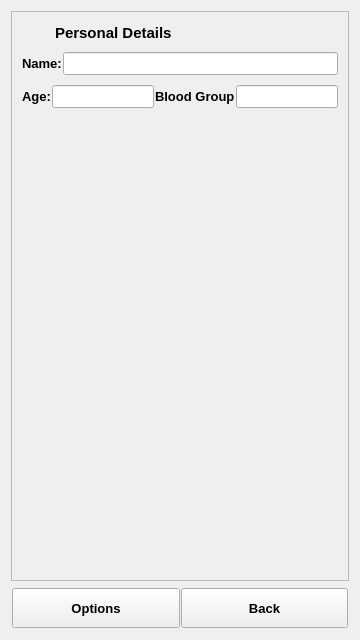
<?xml version="1.0" encoding="UTF-8"?>
<ui version="4.0">
 <author>Ifewalter</author>
 <class>BioConfig</class>
 <widget class="QWidget" name="BioConfig">
  <property name="geometry">
   <rect>
    <x>0</x>
    <y>0</y>
    <width>360</width>
    <height>640</height>
   </rect>
  </property>
  <property name="sizePolicy">
   <sizepolicy hsizetype="Expanding" vsizetype="Expanding">
    <horstretch>0</horstretch>
    <verstretch>0</verstretch>
   </sizepolicy>
  </property>
  <property name="windowTitle">
   <string>Form</string>
  </property>
  <layout class="QGridLayout" name="gridLayout_2">
   <item row="1" column="0">
    <widget class="QWidget" name="widget_2" native="true">
     <property name="maximumSize">
      <size>
       <width>16777215</width>
       <height>50</height>
      </size>
     </property>
     <layout class="QGridLayout" name="gridLayout">
      <property name="margin">
       <number>1</number>
      </property>
      <property name="spacing">
       <number>1</number>
      </property>
      <item row="0" column="0">
       <widget class="QPushButton" name="optionButton">
        <property name="minimumSize">
         <size>
          <width>0</width>
          <height>40</height>
         </size>
        </property>
        <property name="font">
         <font>
          <pointsize>10</pointsize>
          <weight>75</weight>
          <bold>true</bold>
         </font>
        </property>
        <property name="text">
         <string>Options</string>
        </property>
        <property name="icon">
         <iconset>
          <normaloff>:/images/icons/icon/options.png</normaloff>:/images/icons/icon/options.png</iconset>
        </property>
       </widget>
      </item>
      <item row="0" column="1">
       <widget class="QPushButton" name="cancelButton">
        <property name="minimumSize">
         <size>
          <width>0</width>
          <height>40</height>
         </size>
        </property>
        <property name="font">
         <font>
          <pointsize>10</pointsize>
          <weight>75</weight>
          <bold>true</bold>
         </font>
        </property>
        <property name="text">
         <string>Back</string>
        </property>
        <property name="icon">
         <iconset>
          <normaloff>:/images/icons/icon/prev.png</normaloff>:/images/icons/icon/prev.png</iconset>
        </property>
       </widget>
      </item>
     </layout>
    </widget>
   </item>
   <item row="0" column="0">
    <widget class="QScrollArea" name="scrollArea">
     <property name="widgetResizable">
      <bool>true</bool>
     </property>
     <widget class="QWidget" name="scrollAreaWidgetContents_2">
      <property name="geometry">
       <rect>
        <x>0</x>
        <y>0</y>
        <width>340</width>
        <height>572</height>
       </rect>
      </property>
      <layout class="QVBoxLayout" name="verticalLayout">
       <item>
        <widget class="QWidget" name="widget_11" native="true">
         <layout class="QGridLayout" name="gridLayout_9">
          <property name="leftMargin">
           <number>1</number>
          </property>
          <property name="topMargin">
           <number>3</number>
          </property>
          <property name="rightMargin">
           <number>1</number>
          </property>
          <property name="bottomMargin">
           <number>1</number>
          </property>
          <property name="spacing">
           <number>1</number>
          </property>
          <item row="0" column="0">
           <widget class="QLabel" name="label_8">
            <property name="maximumSize">
             <size>
              <width>32</width>
              <height>32</height>
             </size>
            </property>
            <property name="pixmap">
             <pixmap>:/images/icons/icon/contact2.png</pixmap>
            </property>
            <property name="scaledContents">
             <bool>true</bool>
            </property>
           </widget>
          </item>
          <item row="0" column="1">
           <widget class="QLabel" name="label_4">
            <property name="font">
             <font>
              <pointsize>11</pointsize>
              <weight>75</weight>
              <bold>true</bold>
             </font>
            </property>
            <property name="text">
             <string>Personal Details</string>
            </property>
           </widget>
          </item>
         </layout>
        </widget>
       </item>
       <item>
        <widget class="QWidget" name="widget_3" native="true">
         <layout class="QHBoxLayout" name="horizontalLayout">
          <property name="spacing">
           <number>1</number>
          </property>
          <property name="leftMargin">
           <number>1</number>
          </property>
          <property name="topMargin">
           <number>3</number>
          </property>
          <property name="rightMargin">
           <number>1</number>
          </property>
          <property name="bottomMargin">
           <number>1</number>
          </property>
          <item>
           <widget class="QLabel" name="label">
            <property name="font">
             <font>
              <pointsize>10</pointsize>
              <weight>75</weight>
              <bold>true</bold>
             </font>
            </property>
            <property name="text">
             <string>Name:</string>
            </property>
           </widget>
          </item>
          <item>
           <widget class="QLineEdit" name="nameText">
            <property name="font">
             <font>
              <pointsize>10</pointsize>
              <weight>50</weight>
              <bold>false</bold>
             </font>
            </property>
            <property name="maxLength">
             <number>100</number>
            </property>
           </widget>
          </item>
         </layout>
        </widget>
       </item>
       <item>
        <widget class="QWidget" name="widget_4" native="true">
         <layout class="QHBoxLayout" name="horizontalLayout_2">
          <property name="spacing">
           <number>1</number>
          </property>
          <property name="leftMargin">
           <number>1</number>
          </property>
          <property name="topMargin">
           <number>3</number>
          </property>
          <property name="rightMargin">
           <number>1</number>
          </property>
          <property name="bottomMargin">
           <number>1</number>
          </property>
          <item>
           <widget class="QLabel" name="label_2">
            <property name="font">
             <font>
              <pointsize>10</pointsize>
              <weight>75</weight>
              <bold>true</bold>
             </font>
            </property>
            <property name="text">
             <string>Age:</string>
            </property>
           </widget>
          </item>
          <item>
           <widget class="QLineEdit" name="ageText">
            <property name="font">
             <font>
              <pointsize>10</pointsize>
              <weight>50</weight>
              <bold>false</bold>
             </font>
            </property>
            <property name="inputMethodHints">
             <set>Qt::ImhDigitsOnly</set>
            </property>
            <property name="maxLength">
             <number>100</number>
            </property>
           </widget>
          </item>
          <item>
           <widget class="QLabel" name="label_3">
            <property name="font">
             <font>
              <pointsize>10</pointsize>
              <weight>75</weight>
              <bold>true</bold>
             </font>
            </property>
            <property name="text">
             <string>Blood Group</string>
            </property>
           </widget>
          </item>
          <item>
           <widget class="QLineEdit" name="bloodGroupText">
            <property name="font">
             <font>
              <pointsize>10</pointsize>
              <weight>50</weight>
              <bold>false</bold>
             </font>
            </property>
            <property name="maxLength">
             <number>100</number>
            </property>
           </widget>
          </item>
         </layout>
        </widget>
       </item>
       <item>
        <spacer name="verticalSpacer">
         <property name="orientation">
          <enum>Qt::Vertical</enum>
         </property>
         <property name="sizeHint" stdset="0">
          <size>
           <width>20</width>
           <height>395</height>
          </size>
         </property>
        </spacer>
       </item>
      </layout>
     </widget>
    </widget>
   </item>
  </layout>
 </widget>
 <resources/>
 <connections/>
</ui>
